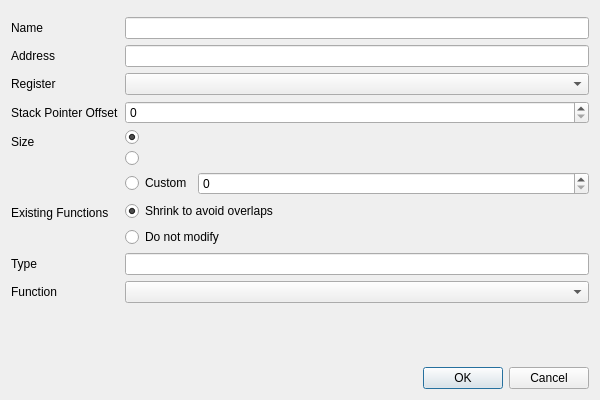
<?xml version="1.0" encoding="UTF-8"?>
<ui version="4.0">
 <class>NewSymbolDialog</class>
 <widget class="QDialog" name="NewSymbolDialog">
  <property name="geometry">
   <rect>
    <x>0</x>
    <y>0</y>
    <width>600</width>
    <height>400</height>
   </rect>
  </property>
  <property name="sizePolicy">
   <sizepolicy hsizetype="Minimum" vsizetype="Minimum">
    <horstretch>0</horstretch>
    <verstretch>0</verstretch>
   </sizepolicy>
  </property>
  <property name="minimumSize">
   <size>
    <width>300</width>
    <height>200</height>
   </size>
  </property>
  <property name="maximumSize">
   <size>
    <width>600</width>
    <height>400</height>
   </size>
  </property>
  <property name="windowTitle">
   <string>Dialog</string>
  </property>
  <layout class="QVBoxLayout" name="verticalLayout">
   <item>
    <widget class="QTabBar" name="storageTabBar" native="true"/>
   </item>
   <item>
    <layout class="QFormLayout" name="form">
     <item row="0" column="0">
      <widget class="QLabel" name="nameLabel">
       <property name="text">
        <string>Name</string>
       </property>
      </widget>
     </item>
     <item row="0" column="1">
      <widget class="QLineEdit" name="nameLineEdit"/>
     </item>
     <item row="1" column="0">
      <widget class="QLabel" name="addressLabel">
       <property name="text">
        <string>Address</string>
       </property>
      </widget>
     </item>
     <item row="1" column="1">
      <widget class="QLineEdit" name="addressLineEdit"/>
     </item>
     <item row="2" column="0">
      <widget class="QLabel" name="registerLabel">
       <property name="text">
        <string>Register</string>
       </property>
      </widget>
     </item>
     <item row="2" column="1">
      <widget class="QComboBox" name="registerComboBox"/>
     </item>
     <item row="3" column="0">
      <widget class="QLabel" name="stackPointerOffsetLabel">
       <property name="text">
        <string>Stack Pointer Offset</string>
       </property>
      </widget>
     </item>
     <item row="3" column="1">
      <widget class="QSpinBox" name="stackPointerOffsetSpinBox">
       <property name="maximum">
        <number>268435456</number>
       </property>
      </widget>
     </item>
     <item row="4" column="0">
      <widget class="QLabel" name="sizeLabel">
       <property name="text">
        <string>Size</string>
       </property>
      </widget>
     </item>
     <item row="4" column="1">
      <layout class="QVBoxLayout" name="sizeLayout">
       <item>
        <widget class="QRadioButton" name="fillExistingFunctionRadioButton">
         <property name="text">
          <string/>
         </property>
         <property name="checked">
          <bool>true</bool>
         </property>
         <attribute name="buttonGroup">
          <string notr="true">sizeButtonGroup</string>
         </attribute>
        </widget>
       </item>
       <item>
        <widget class="QRadioButton" name="fillEmptySpaceRadioButton">
         <property name="text">
          <string/>
         </property>
         <property name="checked">
          <bool>false</bool>
         </property>
         <attribute name="buttonGroup">
          <string notr="true">sizeButtonGroup</string>
         </attribute>
        </widget>
       </item>
       <item>
        <layout class="QHBoxLayout" name="customSizeLayout">
         <item>
          <widget class="QRadioButton" name="customSizeRadioButton">
           <property name="sizePolicy">
            <sizepolicy hsizetype="Maximum" vsizetype="Fixed">
             <horstretch>0</horstretch>
             <verstretch>0</verstretch>
            </sizepolicy>
           </property>
           <property name="text">
            <string>Custom</string>
           </property>
           <attribute name="buttonGroup">
            <string notr="true">sizeButtonGroup</string>
           </attribute>
          </widget>
         </item>
         <item>
          <widget class="QSpinBox" name="customSizeSpinBox">
           <property name="readOnly">
            <bool>false</bool>
           </property>
           <property name="maximum">
            <number>268435456</number>
           </property>
           <property name="singleStep">
            <number>4</number>
           </property>
          </widget>
         </item>
        </layout>
       </item>
      </layout>
     </item>
     <item row="5" column="0">
      <widget class="QLabel" name="existingFunctionsLabel">
       <property name="text">
        <string>Existing Functions</string>
       </property>
      </widget>
     </item>
     <item row="5" column="1">
      <layout class="QVBoxLayout" name="existingFunctionsLayout">
       <item>
        <widget class="QRadioButton" name="shrinkExistingRadioButton">
         <property name="text">
          <string>Shrink to avoid overlaps</string>
         </property>
         <property name="checked">
          <bool>true</bool>
         </property>
         <attribute name="buttonGroup">
          <string notr="true">existingFunctionsButtonGroup</string>
         </attribute>
        </widget>
       </item>
       <item>
        <widget class="QRadioButton" name="doNotModifyExistingRadioButton">
         <property name="text">
          <string>Do not modify</string>
         </property>
         <attribute name="buttonGroup">
          <string notr="true">existingFunctionsButtonGroup</string>
         </attribute>
        </widget>
       </item>
      </layout>
     </item>
     <item row="6" column="0">
      <widget class="QLabel" name="typeLabel">
       <property name="text">
        <string>Type</string>
       </property>
      </widget>
     </item>
     <item row="6" column="1">
      <widget class="QLineEdit" name="typeLineEdit"/>
     </item>
     <item row="7" column="0">
      <widget class="QLabel" name="functionLabel">
       <property name="text">
        <string>Function</string>
       </property>
      </widget>
     </item>
     <item row="7" column="1">
      <widget class="QComboBox" name="functionComboBox">
       <property name="sizePolicy">
        <sizepolicy hsizetype="Expanding" vsizetype="Fixed">
         <horstretch>0</horstretch>
         <verstretch>0</verstretch>
        </sizepolicy>
       </property>
       <property name="maximumSize">
        <size>
         <width>16777215</width>
         <height>16777215</height>
        </size>
       </property>
      </widget>
     </item>
    </layout>
   </item>
   <item>
    <layout class="QHBoxLayout" name="horizontalLayout">
     <item>
      <widget class="QLabel" name="errorMessage">
       <property name="sizePolicy">
        <sizepolicy hsizetype="MinimumExpanding" vsizetype="Preferred">
         <horstretch>0</horstretch>
         <verstretch>0</verstretch>
        </sizepolicy>
       </property>
       <property name="styleSheet">
        <string notr="true">color: red</string>
       </property>
       <property name="text">
        <string/>
       </property>
       <property name="wordWrap">
        <bool>true</bool>
       </property>
      </widget>
     </item>
     <item>
      <widget class="QDialogButtonBox" name="buttonBox">
       <property name="sizePolicy">
        <sizepolicy hsizetype="Minimum" vsizetype="Fixed">
         <horstretch>0</horstretch>
         <verstretch>0</verstretch>
        </sizepolicy>
       </property>
       <property name="orientation">
        <enum>Qt::Horizontal</enum>
       </property>
       <property name="standardButtons">
        <set>QDialogButtonBox::Cancel|QDialogButtonBox::Ok</set>
       </property>
      </widget>
     </item>
    </layout>
   </item>
  </layout>
 </widget>
 <customwidgets>
  <customwidget>
   <class>QTabBar</class>
   <extends>QWidget</extends>
   <header location="global">QtWidgets/QTabBar</header>
   <container>1</container>
  </customwidget>
 </customwidgets>
 <resources/>
 <connections>
  <connection>
   <sender>buttonBox</sender>
   <signal>accepted()</signal>
   <receiver>NewSymbolDialog</receiver>
   <slot>accept()</slot>
   <hints>
    <hint type="sourcelabel">
     <x>248</x>
     <y>254</y>
    </hint>
    <hint type="destinationlabel">
     <x>157</x>
     <y>274</y>
    </hint>
   </hints>
  </connection>
  <connection>
   <sender>buttonBox</sender>
   <signal>rejected()</signal>
   <receiver>NewSymbolDialog</receiver>
   <slot>reject()</slot>
   <hints>
    <hint type="sourcelabel">
     <x>316</x>
     <y>260</y>
    </hint>
    <hint type="destinationlabel">
     <x>286</x>
     <y>274</y>
    </hint>
   </hints>
  </connection>
 </connections>
 <buttongroups>
  <buttongroup name="sizeButtonGroup"/>
  <buttongroup name="existingFunctionsButtonGroup"/>
 </buttongroups>
</ui>
